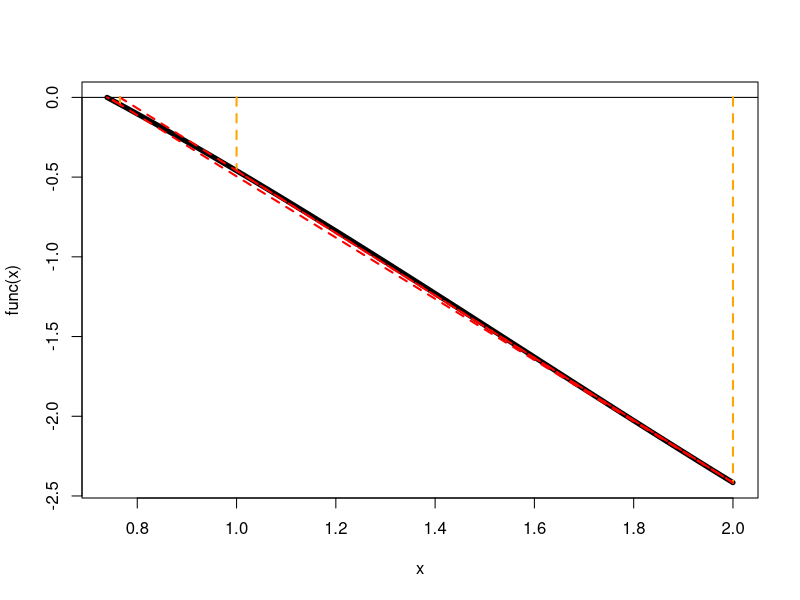
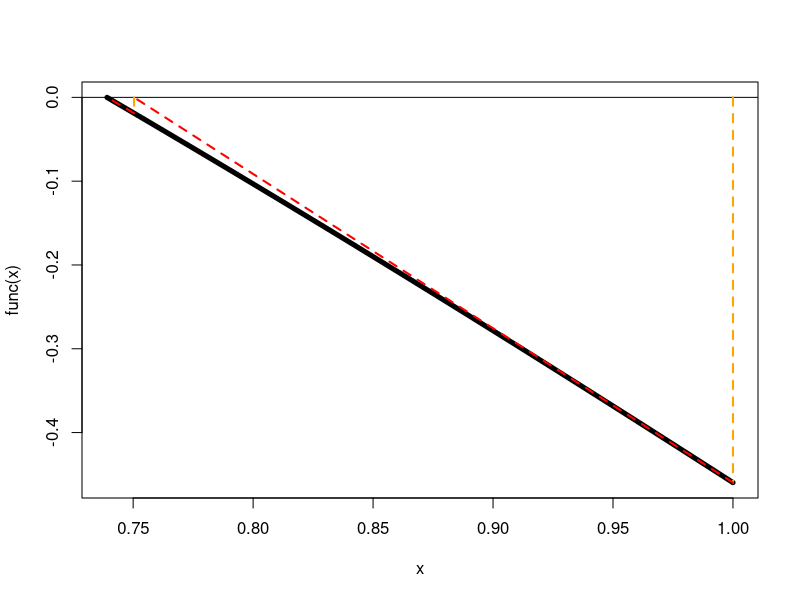
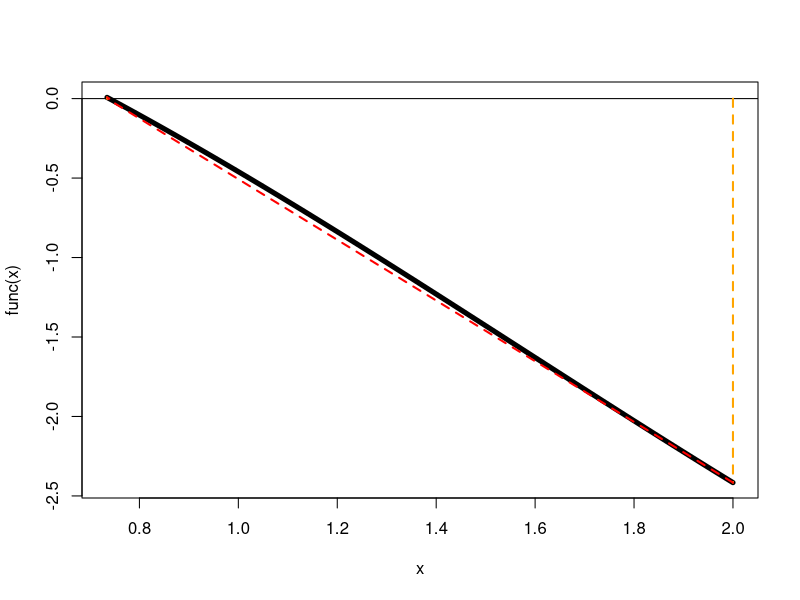
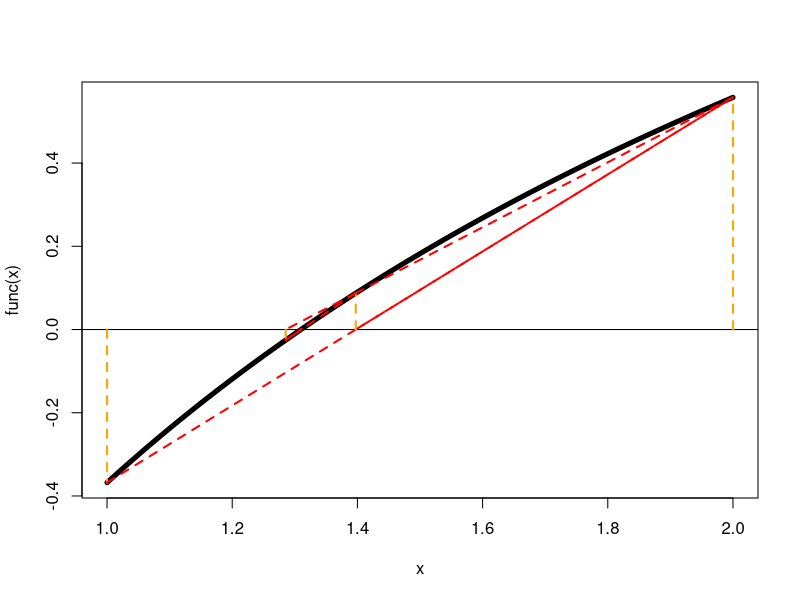
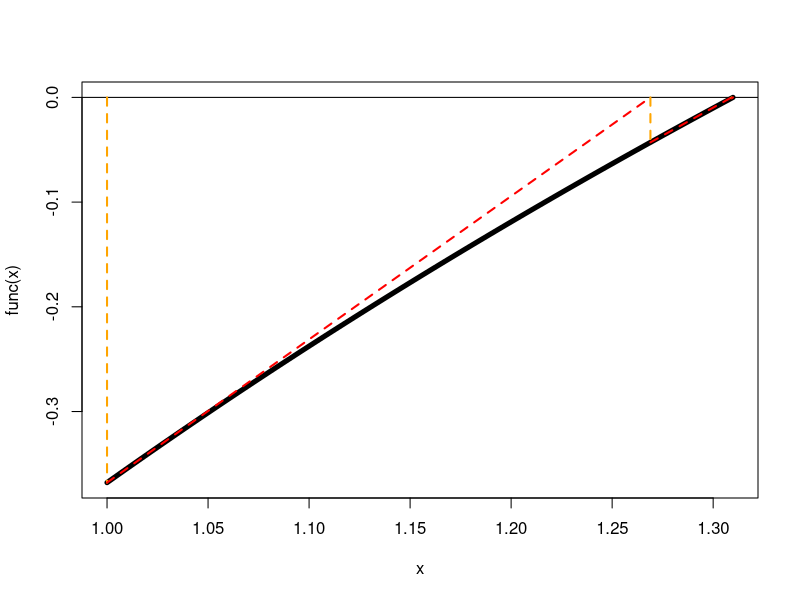
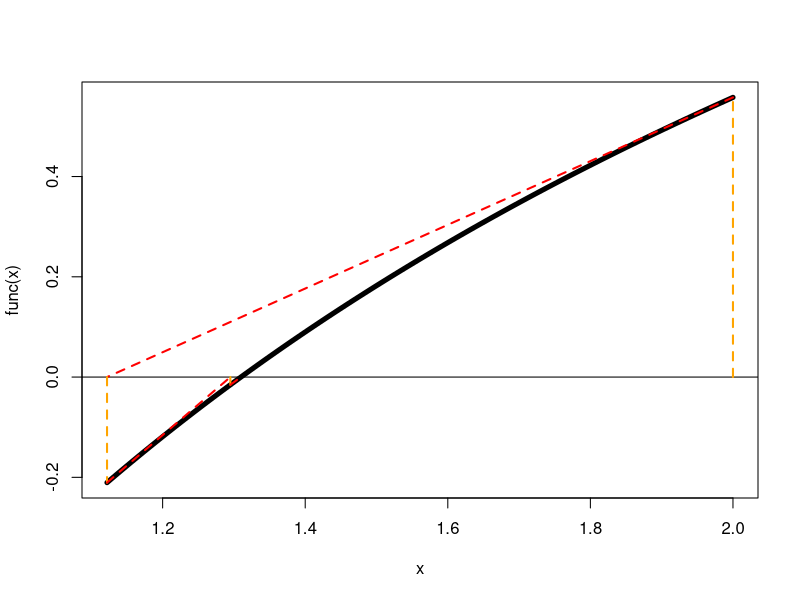
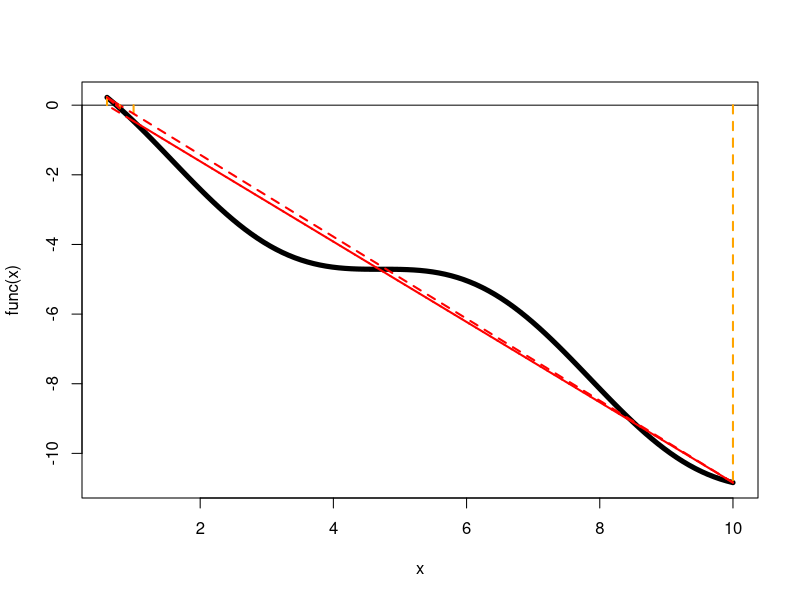
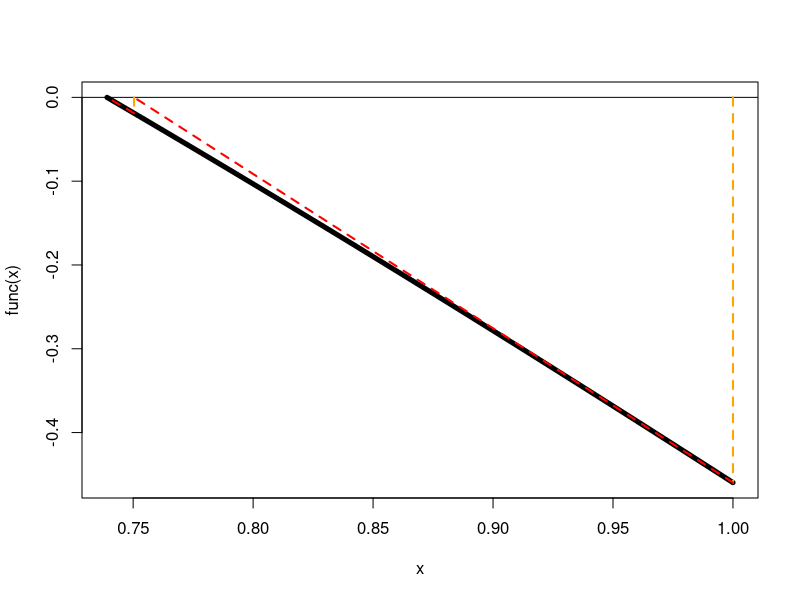

The R script that drew these images, in order:
## ---- chunk 1
knitr::opts_chunk$set(echo = TRUE)
## ---- chunk 2

#StartingValue needs to be two numbers
Secant=function(func,StartingValue,Tolerance,MaxNumberOfIterations){ 
  i=0 #number of iterations
  X1=StartingValue[1]
  X2=StartingValue[2]
  Y1=func(X1)[1]
  Y2=func(X2)[1]
  Deviation=1000
  allx=c()
  ally=c()
  allslope=c()
  allx[1]=X1
  allx[2]=X2
  ally[1]=Y1
  ally[2]=Y2
  allslope[1]=func(X1)[2]
  allslope[2]=func(X2)[2]

    while ((i<MaxNumberOfIterations)&&(Deviation>Tolerance))
  {
      
      if ((Y2=="NaN")||(Y1=="NaN")){
      cat("Function not defined error")
      cat("\n",Y2,Y1)
      break
          }
      
    # Find the next (X1,X2)-value using Newton-Raphson's formula
    if(Y1==Y2){
    NewX=X2-Y2*(X2-X1)/(Y2-Y1+Tolerance)
    NewY=func(NewX)[1]
    Deviation=abs(NewY)}
      else{
        NewX=X2-Y2*(X2-X1)/(Y2-Y1)
      NewY=func(NewX)[1]
      Deviation=abs(NewY)
      }

    #update value of x1 and x2
    X1=X2
    Y1=func(X1)[1]
    X2=NewX
    Y2=func(X2)[1]
    
    # increase the value of your iteration counter
    i=i+1
    cat(paste("\nIteration ",i,":   X=",NewX,"  Y=",NewY))
    allx[i+2]=NewX
    ally[i+2]=NewY
    allslope[i+2]=func(NewX)[2]
  
    }
    
  # output the result
  if (Deviation<Tolerance){
    cat(paste("\nFound the root point: ",NewX, " after ", i, "iterations"))
  }else{
    cat(paste("\nConvergence failure. Deviation: ",Deviation, "after ", i, 	"iterations"))}    
  
  # have the function return the answer
  df=cbind(allx,ally,allslope)
  return(df)
}

## ---- chunk 3
Secant_plot=function(func){
curve(func,lwd=5,xlim=c(min(df[,1]),max(df[,1])),ylim=c(min(df[,2]),max(df[,2]))) 
abline(h=0)
n=length(df[,1])
for (i in 1:(n-2)){
segments(df[i,1],0,df[i,1],df[i,2],lty=2,col="orange",lwd=2) #(x1,0) to (x1,y1)
segments(df[i,1],df[i,2],df[i+1,1],df[i+1,2],lty=2,col="red",lwd=2) #(x1,y1) to (x2,y2)
segments(df[i+1,1],df[i+1,2],df[i+2,1],0,lty=2,col="red",lwd=2) #(x2,y2) to (x3,0)
}
}
## ---- chunk 4
# Define your Newton-Raphson function  
NewtonRaphson<-function(func,StartingValue,Tolerance,MaxNumberOfIterations){
  i=0
  X=StartingValue
  Y=func(X)[1]
  Deviation=abs(Y)
  allx=c()
  ally=c()
  allslope=c()
  allx[1]=X
  ally[1]=Y
  allslope[1]=func(X)[2]
  while ((i<MaxNumberOfIterations)&&(Deviation>Tolerance))
  { Z=c()
    Z[1]=func(X)[1]
    Z[2]=func(X)[2]
    if ((Z[1]=="NaN")||(Z[2]=="NaN")){
      cat("\nFunction or derivative not defined error.\n")
      break
    }
   #update X and Y
   X=X-Z[1]/Z[2]
   Y=func(X)[1]
   Deviation<-abs(Y)
   i<-i+1
   allx[i+1]=X
   ally[i+1]=Y
   allslope[i+1]=func(X)[2]
   cat(paste("\nIteration ",i,":   X=",X,"  Y=",Y))
  }
  if (Deviation<Tolerance){
    cat(paste("\nFound the root point: ",X, " after ", i, "iterations"))
  }else{
    cat(paste("\nConvergence failure. Deviation: ",Deviation, "after ", i, 	"iterations"))}   
  df=cbind(allx,ally,allslope)
  return(df)
}

## ---- chunk 5
Newton_plot=function(func){
curve(func,xlim=c(min(df[,1]),max(df[,1])),ylim=c(min(df[,2]),max(df[,2])),lwd=5) 
abline(h=0)
n=length(df[,1])
for (i in 1:(n-1)){
segments(df[i,1],0,df[i,1],df[i,2],lty=2,col="orange",lwd=2) #(x1,0) to (x1,y1)
segments(df[i,1],df[i,2],df[i+1,1],0,lty=2,col="red",lwd=2) #(x1,y1) to (x2,0)
}
}
## ---- chunk 6
#Functions
F1=function(x){
  return(c(cos(x)-x,-sin(x)-1))}
F11=function(x){
  return(cos(x)-x)}

F2=function(x){  
  return(c(log(x)-exp(-x),1/x+exp(-x)))}
F22=function(x){  
  return(log(x)-exp(-x))}

## ---- chunk 7
df=Secant(F1,c(1,2),0.0005,200)
Secant_plot(F11)

df=NewtonRaphson(F1,1,0.0005,200)
Newton_plot(F11)

df=NewtonRaphson(F1,2,0.0005,200)
Newton_plot(F11)
## ---- chunk 8
df=Secant(F2,c(1,2),0.0005,200)
Secant_plot(F22)

df=NewtonRaphson(F2,1,0.0005,200)
Newton_plot(F22)

df=NewtonRaphson(F2,2,0.0005,200)
Newton_plot(F22)
## ---- chunk 9
df=Secant(F1,c(1,10),0.0005,200)
Secant_plot(F11)

df=NewtonRaphson(F1,1,0.0005,200)
Newton_plot(F11)

df=NewtonRaphson(F1,10,0.0005,200)
Newton_plot(F11)
